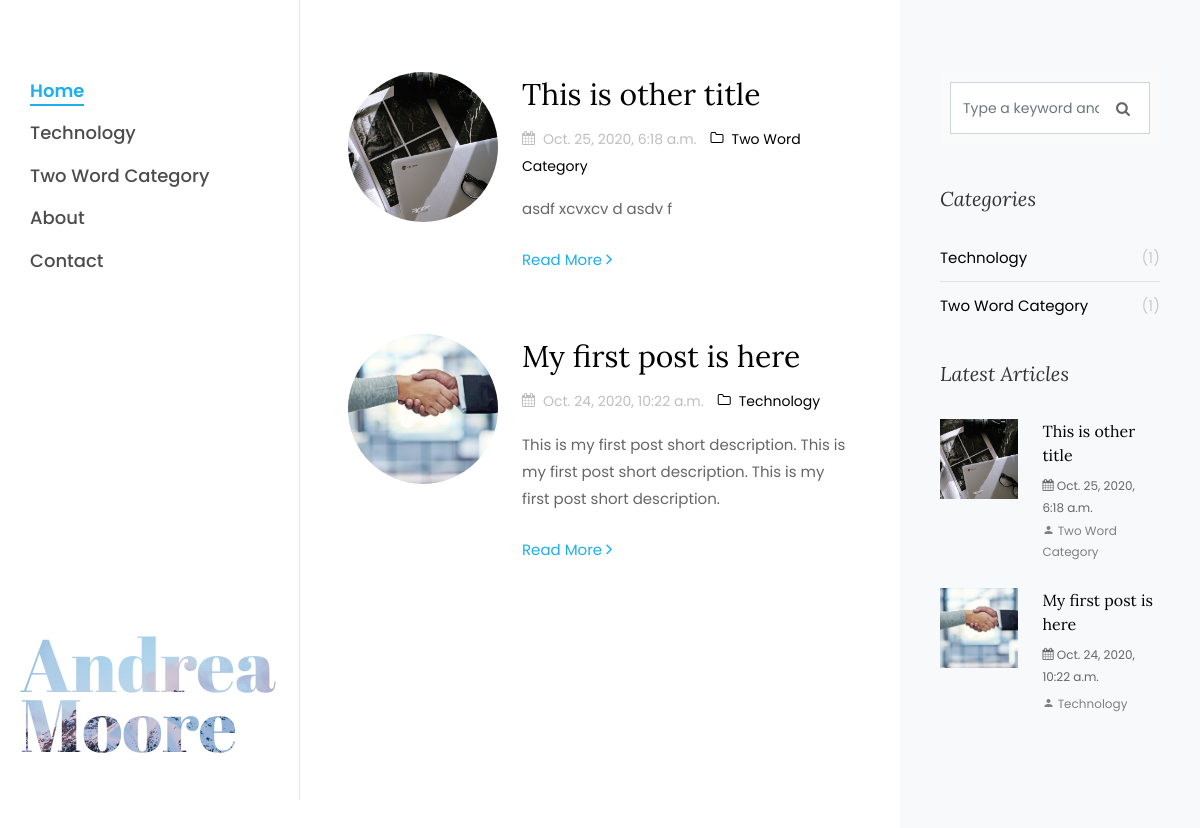
The page / on the database its author committed.
### blog/models.py (models this page shows, shortened)
class Category(models.Model):
    name = models.CharField(max_length=255)
    def __str__(self):
        return self.name

class Post(models.Model):
    title = models.CharField(max_length=255)
    header_image = models.ImageField(null=True, blank=True, upload_to='img/blog_images/')
    author = models.ForeignKey(User, on_delete=models.CASCADE)
    category = models.ForeignKey(Category, on_delete=models.CASCADE)
    short_description = models.TextField()
    body = RichTextField(blank=True, null=True)
    post_date = models.DateTimeField(auto_now_add=True)

### blog/views.py (the view)
# urls.py: path('', views.home, name='home'),
def home(request):
    post_obj = Post.objects.all()[::-1]
    page = request.GET.get('page', 1)
    paginator = Paginator(post_obj, 10)
    category = categories()
    lastest_post_obj = latest_post()
    user = User.objects.all()[0]
    try:
        cases = paginator.page(page)
    except PageNotAnInteger:
        cases = paginator.page(1)
    except EmptyPage:
        cases = paginator.page(paginator.num_pages)
    context = {
        'cases': cases,
        'categories': category,
        'lastest_post_obj': lastest_post_obj,
        'user': user,
    }
    return render(request, 'blog/index.html', context)

### blog/views.py (called while the page is built)
def categories():
    all_categories = Category.objects.all().annotate(Count('post'))
    return all_categories

def latest_post():
    latest_post_list_obj = Post.objects.all()[::-1][:5]
    return latest_post_list_obj

### blog/templates/blog/index.html (shortened to what this page needs)
{% extends 'blog/base.html' %}
{% block content %}
{% load static %}
<div class="col-xl-8 py-5 px-md-5">
    <div class="row pt-md-4">
            {% for blog in cases %}
            <div class="col-md-12">
                <div class="blog-entry ftco-animate d-md-flex">
                    <a href="{% url 'article_detail' blog.pk %}" class="img img-2" style="background-image: url({{ blog.header_image.url }});"></a>
                    <div class="text text-2 pl-md-4">
                        <h3 class="mb-2"><a href="{% url 'article_detail' blog.pk %}">{{ blog.title }}</a></h3>
                        <div class="meta-wrap">
                            <p class="meta">
                                <span><i class="icon-calendar mr-2"></i>{{ blog.post_date }}</span>
                                <span><a href="{% url 'category' blog.category|slugify %}"><i class="icon-folder-o mr-2"></i>{{ blog.category.name.title }}</a></span>
                            </p>
                        </div>
                        <p class="mb-4">{{ blog.short_description }}</p>
                        <p><a href="{% url 'article_detail' blog.pk %}" class="btn-custom">Read More <span class="ion-ios-arrow-forward"></span></a></p>
                    </div>
                </div>
            </div>
            {% endfor %}
    </div>
</div>
{% include 'blog/right_sidebar.html' %}
{% endblock %}

### blog/templates/blog/base.html (shortened to what this page needs)
{% load static %}
<!DOCTYPE html>
<html lang="en">
  <head>
    <link rel="stylesheet" href="{% static 'css/open-iconic-bootstrap.min.css' %}">
    <link rel="stylesheet" href="{% static 'css/animate.css' %}">
    <link rel="stylesheet" href="{% static 'css/owl.carousel.min.css' %}">
    <link rel="stylesheet" href="{% static 'css/owl.theme.default.min.css' %}">
    <link rel="stylesheet" href="{% static 'css/magnific-popup.css' %}">
    <link rel="stylesheet" href="{% static 'css/aos.css' %}">
    <link rel="stylesheet" href="{% static 'css/ionicons.min.css' %}">
    <link rel="stylesheet" href="{% static 'css/bootstrap-datepicker.css' %}">
    <link rel="stylesheet" href="{% static 'css/jquery.timepicker.css' %}">
    <link rel="stylesheet" href="{% static 'css/flaticon.css' %}">
    <link rel="stylesheet" href="{% static 'css/icomoon.css' %}">
    <link rel="stylesheet" href="{% static 'css/style.css' %}">
  </head>
  <body>
	<div id="colorlib-page">
		{% include 'blog/left_sidebar.html' %}
		<div id="colorlib-main">
			<section class="ftco-section ftco-no-pt ftco-no-pb">
	    	<div class="container">
	    		<div class="row d-flex">
	    			{% block content %}
                    {% endblock %}
                </div>
	    	</div>
	    </section>
		</div>
	</div>
  </body>
</html>

### blog/templates/blog/left_sidebar.html
{% load static %}
<aside id="colorlib-aside" role="complementary" class="js-fullheight">
    <nav id="colorlib-main-menu" role="navigation">
        <ul>
            <li class="colorlib-active"><a href="{% url 'home' %}">Home</a></li>
            {% for category in categories %}
            <li><a href="{% url 'category' category.name|slugify %}">{{ category.name.title }}</a></li>
            {% endfor %}
            <li><a href="{% url 'about' %}">About</a></li>
            <li><a href="{% url 'contact' %}">Contact</a></li>
        </ul>
    </nav>
    <div class="colorlib-footer">
        <h1 id="colorlib-logo" class="mb-4"><a href="{% url 'home' %}" style="background-image: url({% static 'images/bg_1.jpg' %});">Andrea <span>Moore</span></a></h1>
    </div>
</aside>

### blog/templates/blog/right_sidebar.html (shortened to what this page needs)
<div class="col-lg-4 sidebar ftco-animate bg-light pt-5 fadeInUp ftco-animated">
	            <div class="sidebar-box pt-md-4">
	              <form action="/search/" class="search-form">
	                <div class="form-group">
	                  <span class="icon icon-search"></span>
	                  <input type="text" name='search' class="form-control" placeholder="Type a keyword and hit enter">
	                </div>
	              </form>
	            </div>
	            <div class="sidebar-box ftco-animate fadeInUp ftco-animated">
	            	<h3 class="sidebar-heading">Categories</h3>
	              <ul class="categories">
					{% for category in categories %}
	                <li><a href="{% url 'category' category.name|slugify %}">{{ category.name.title }} <span>({{ category.post__count }})</span></a></li>
					{% endfor %}
	              </ul>
	            </div>
	            <div class="sidebar-box ftco-animate fadeInUp ftco-animated">
	              <h3 class="sidebar-heading">Latest Articles</h3>
				  {% for latest_post in lastest_post_obj %}
	              <div class="block-21 mb-4 d-flex">
	                <a class="blog-img mr-4" style="background-image: url({{ latest_post.header_image.url }});"></a>
	                <div class="text">
	                  <h3 class="heading"><a href="{% url 'article_detail' latest_post.pk %}">{{ latest_post.title }}</a></h3>
	                  <div class="meta">
	                    <div><span class="icon-calendar"></span> {{ latest_post.post_date }}</div>
	                    <div><a href="{% url 'category' latest_post.category|slugify %}"><span class="icon-person"></span> {{ latest_post.category.name.title }}</a></div>
	                  </div>
	                </div>
	              </div>
				  {% endfor %}
	            </div>
	          </div>

### static/css/icomoon.css (style rules this page uses)
[class^="icon-"], [class*=" icon-"] { font-family: 'icomoon' !important; speak: none; font-style: normal; font-weight: normal; font-variant: normal; text-transform: none; line-height: 1; -webkit-font-smoothing: antialiased; -moz-osx-font-smoothing: grayscale; }
.icon-search:before { content: "\f002"; }
.icon-calendar:before { content: "\f073"; }
.icon-folder-o:before { content: "\f114"; }
.icon-person:before { content: "\e7fd"; }

### rows shown on the page
Category: name "Technology", post__count "1"
Category: name "Two Word Category", post__count "1"
Post: header_image (picture), title "This is other title", post_date "Oct. 25, 2020, 6:18 a.m.", category.name "Two Word Category", short_description "asdf xcvxcv d asdv f"
Post: header_image (picture), title "My first post is here", post_date "Oct. 24, 2020, 10:22 a.m.", category.name "Technology", short_description "This is my first post short description. This is my first post short description. This is my first post short description."
